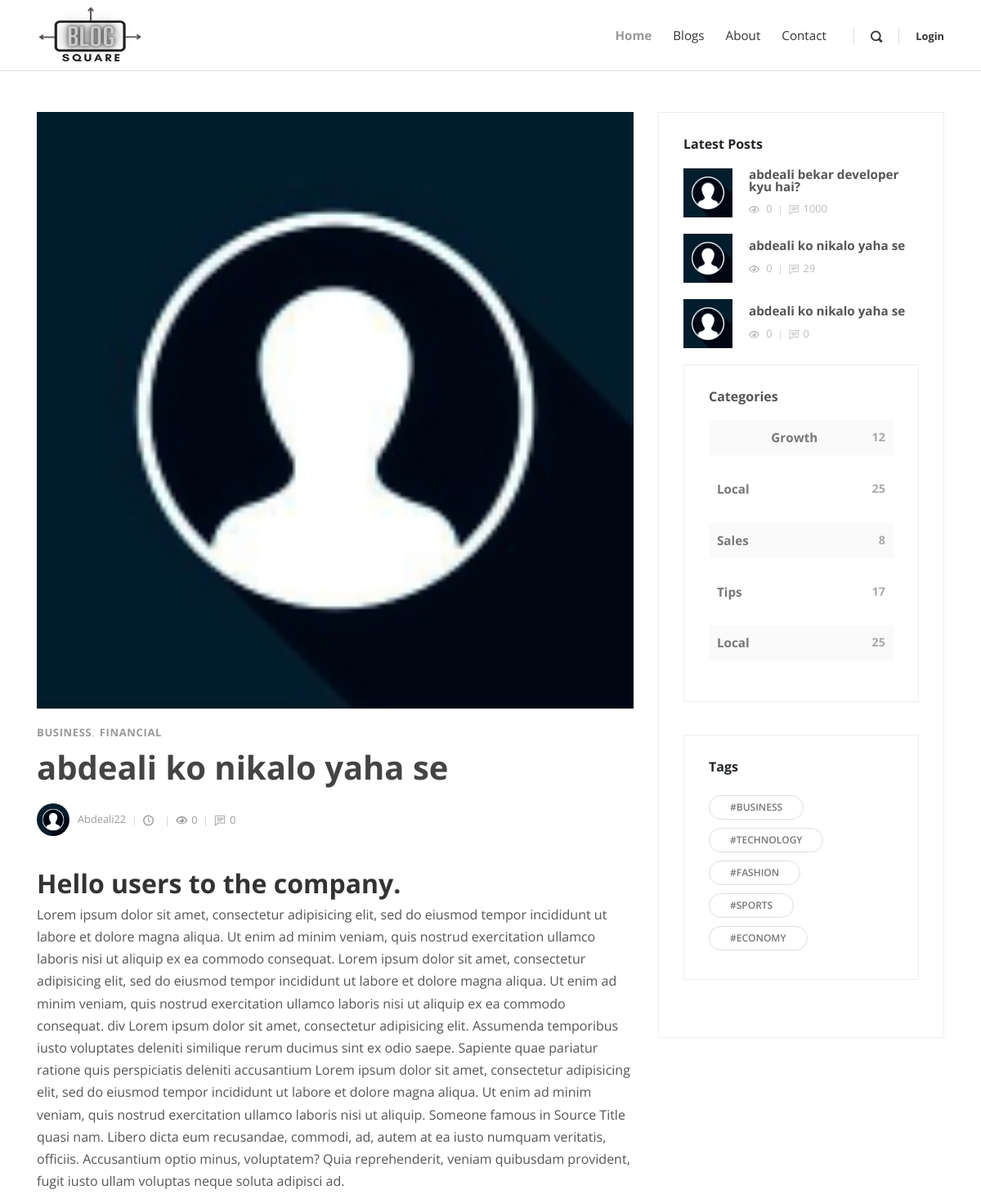
/blogapp/blog/1 (upper part), run on an earlier commit of the app's database.
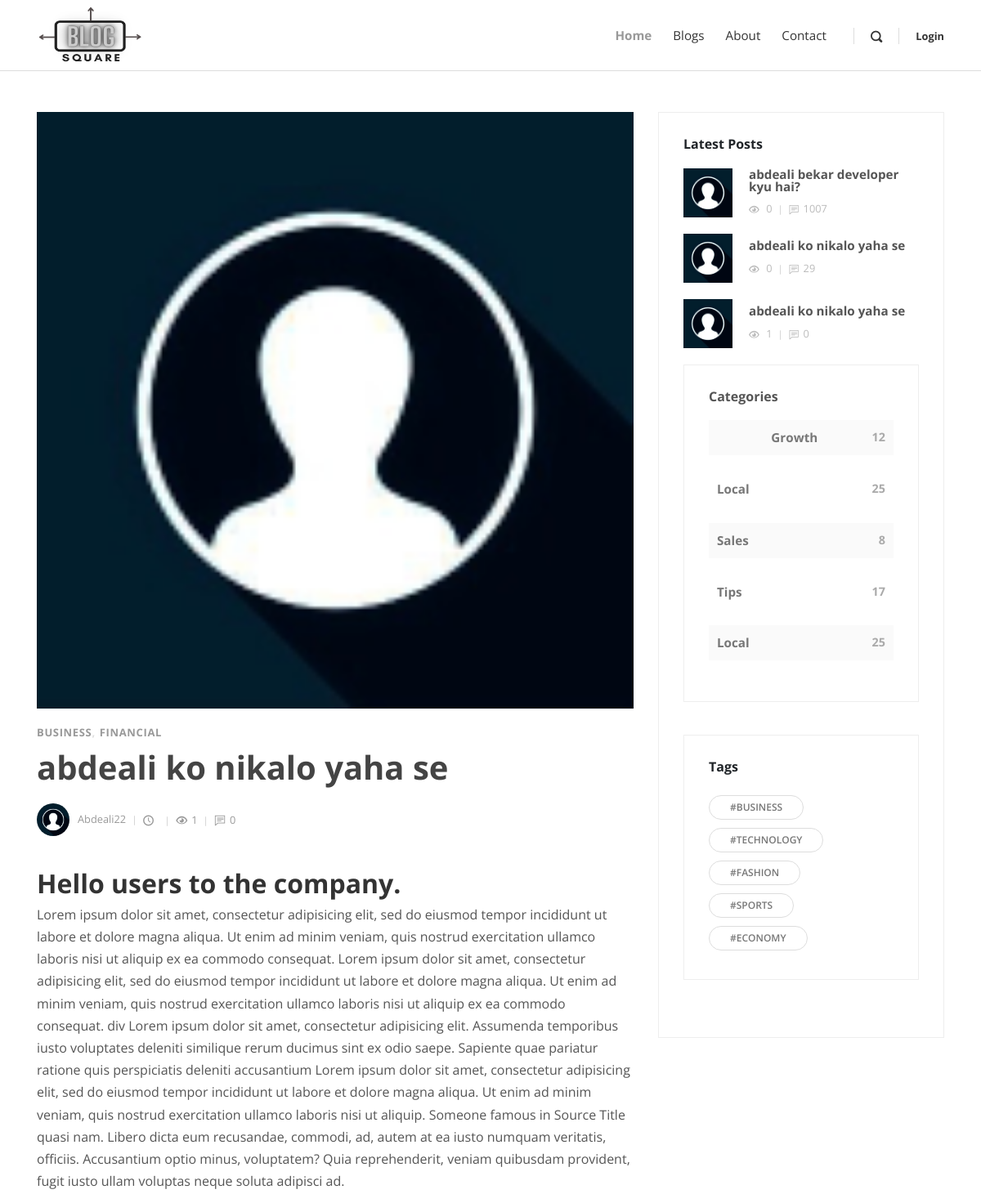
And on a later commit of the database.
### blogapp/models.py (models this page shows, shortened)
class blog_article(models.Model):
    def upload_thumbnail(self,filename):
        return '/blog_thumbnails/filename'
    blog_id = models.IntegerField(auto_created=True)
    blog_title = models.CharField(max_length=100)
    blog_thumbnail = models.ImageField(upload_to=upload_thumbnail,default="img/blog-2.jpg")
    blog_creation_date = models.DateTimeField(auto_now_add=True)
    blog_category = models.CharField(max_length = 20)
    blog_tags = models.TextField(default="")
    num_of_comments = models.IntegerField(default=0)
    blog_views = models.IntegerField(default=0)
    blog_upvote = models.IntegerField(default=0)
    blog_downvote = models.IntegerField(default=0)
    blog_author = models.ForeignKey(userInfo,null = True,on_delete=models.SET_NULL)
    blog_content = models.TextField()
    @staticmethod
    def get_all_blogs():
        return blog_article.objects.all()
    @staticmethod
    def get_blog(id):
        return blog_article.objects.get(blog_id = id)

### blogMain/models.py (models this page shows, shortened)
class userInfo(models.Model):
    username = models.CharField(primary_key=True, max_length=50)
    email = models.EmailField(max_length=254)
    typeOf = models.CharField(max_length=50,default="")
    gender = models.CharField(max_length=50)
    categories = models.CharField(max_length=150)
    pic = models.ImageField(upload_to=user_directory_path1, height_field=None, width_field=None, max_length=None, default="userImages/defaultShow.jpg")
    fb = models.TextField(default="")
    insta = models.TextField(default="")
    city = models.CharField(max_length=50,default="")
    state = models.CharField(max_length=50,default="")
    postal = models.CharField(max_length=50,default="")
    about = models.TextField(default="")
    blogsViewed = models.IntegerField(default=0)
    blogsPublished = models.IntegerField(default=0)
    visitedSite = models.IntegerField(default=0)
    isFirstVisit = models.BooleanField(default=True)
    newUser = models.BooleanField(default=True)
    checkCode = models.CharField(max_length=12)
    date = models.DateTimeField(auto_now=False, auto_now_add=True)

### blogapp/views.py (the view)
# urls.py: path('blog/<int:id>', views.blog_view, name = "blog"),
def blog_view(request,id):
    blog = blog_article.get_blog(id)
    context = {
        "blog":blog,
        "latest_posts":blog_article.get_all_blogs().order_by("-blog_creation_date")[0:3]
    }
    return render(request,"post.html",context)

### templates/post.html (shortened to what the changed rows need)
{% extends 'base.html' %}
{% load static %}
{% block body %}
    <div class="container">
      <div class="row">
        <main class="post blog-post col-lg-8">
          <div class="container">
            <div class="post-single">
              <div class="post-thumbnail"><img src="{{blog.blog_thumbnail.url}}" alt="..." class="img-fluid"></div>
              <div class="post-details">
                <div class="post-meta d-flex justify-content-between">
                  <div class="category">
                  </div>
                </div>
                <h1>{{blog.blog_title}}<a href="#"></a></h1>
                <div class="post-footer d-flex align-items-center flex-column flex-sm-row"><a href="#" class="author d-flex align-items-center flex-wrap">
                    <div class="avatar"><img src="{{blog.blog_author.pic.url}}" alt="..." class="img-fluid"></div>
                    <div class="title"><span>{{blog.blog_author.username}}</span></div></a>
                  <div class="d-flex align-items-center flex-wrap">
                    <div class="date"><i class="icon-clock"></i>{{blog.blog_creation_date|timesince}}</div>
                    <div class="views"><i class="icon-eye"></i>{{blog.blog_views}}</div>
                    <div class="comments meta-last"><i class="icon-comment"></i>{{blog.num_of_comments}}</div>
                  </div>
                </div>
                <div class="post-body">
                  <h2>Hello users to the company.</h2>
                  <p>
                  </p>
                </div>
              </div>
            </div>
          </div>
        </main>
        <aside class="col-lg-4">
          <div class="widget latest-posts">
            {%for post in latest_posts %}
              <div class="blog-posts"><a href="{%url 'blog' post.blog_id%}">
                <div class="item d-flex align-items-center">
                  <div class="image"><img src="{{post.blog_thumbnail.url}}" alt="..." class="img-fluid"></div>
                  <div class="title"><strong>{{post.blog_title}}</strong>
                    <div class="d-flex align-items-center">
                      <div class="views"><i class="icon-eye"></i> {{post.blog_views}}</div>
                      <div class="comments"><i class="icon-comment"></i>{{post.num_of_comments}}</div>
                    </div>
                  </div>
              </div>
            {%endfor%}
          </div>
        </aside>
      </div>
    </div>
  {% endblock body %}

What changed in the data, as far as the page shows it:
changed blog_article "Abdeali22": blog_views "0" → "1"
changed blog_article "abdeali bekar developer kyu hai?": num_of_comments "1000" → "1007"
